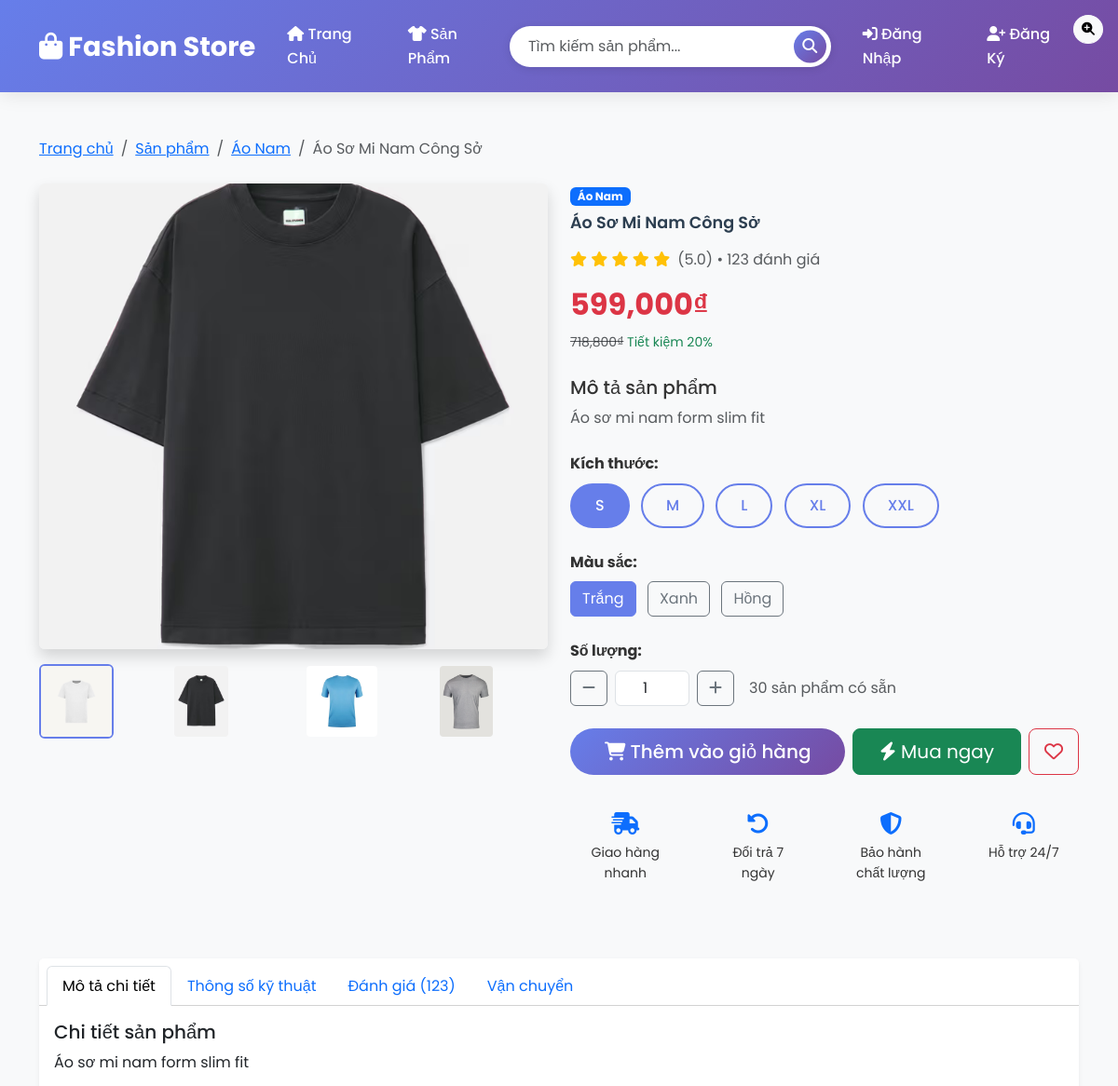
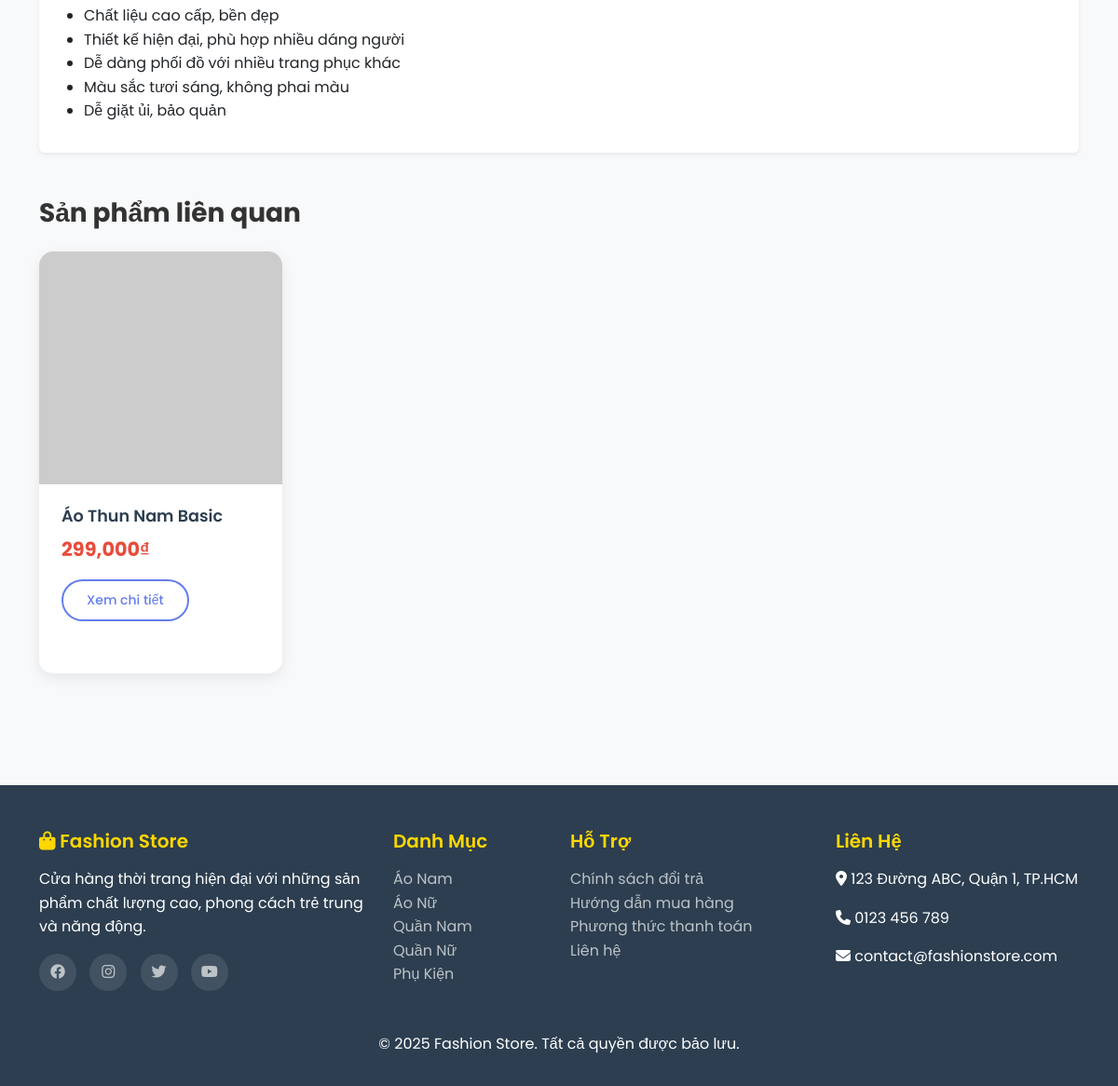
The app's page /product/2 with its own data (2 pictures, top to bottom).
### tables this page shows
CREATE TABLE categories (
            id INTEGER PRIMARY KEY AUTOINCREMENT,
            name TEXT UNIQUE NOT NULL,
            description TEXT,
            created_at TIMESTAMP DEFAULT CURRENT_TIMESTAMP
        );

CREATE TABLE products (
            id INTEGER PRIMARY KEY AUTOINCREMENT,
            name TEXT NOT NULL,
            description TEXT,
            price REAL NOT NULL,
            category_id INTEGER,
            image_url TEXT,
            stock INTEGER DEFAULT 0,
            size TEXT,
            color TEXT,
            created_at TIMESTAMP DEFAULT CURRENT_TIMESTAMP,
            FOREIGN KEY (category_id) REFERENCES categories (id)
        );

### app.py (the view)
    def product_detail(self, product_id):
        conn = self.get_db_connection()
        product = conn.execute('''
            SELECT p.*, c.name as category_name
            FROM products p
            LEFT JOIN categories c ON p.category_id = c.id
            WHERE p.id=?
        ''', (product_id,)).fetchone()
        if not product:
            flash('Sản phẩm không tồn tại!')
            return redirect(url_for('products'))
        related = conn.execute('''
            SELECT p.*, c.name as category_name
            FROM products p
            LEFT JOIN categories c ON p.category_id = c.id
            WHERE p.category_id=? AND p.id!=?
            LIMIT 4
        ''', (product['category_id'], product_id)).fetchall()
        conn.close()
        return render_template('product_detail.html', product=product, related_products=related)

### app.py (called while the page is built)
    def get_db_connection(self):
        conn = sqlite3.connect(self.db_path)
        conn.row_factory = sqlite3.Row  # cho phép truy xuất theo tên cột
        return conn

### templates/product_detail.html (shortened to what this page needs)
{% extends "base.html" %}
{% block content %}
<div class="container">
    <nav aria-label="breadcrumb" class="mb-4">
        <ol class="breadcrumb">
            <li class="breadcrumb-item"><a href="{{ url_for('index') }}">Trang chủ</a></li>
            <li class="breadcrumb-item"><a href="{{ url_for('products') }}">Sản phẩm</a></li>
            {% if product.category_name %}
            <li class="breadcrumb-item"><a href="{{ url_for('products', category=product.category_id) }}">{{ product.category_name }}</a></li>
            {% endif %}
            <li class="breadcrumb-item active">{{ product.name }}</li>
        </ol>
    </nav>
    <div class="row">
        <div class="col-lg-6 mb-4">
            <div class="product-images">
                <div class="main-image mb-3">
                    <img id="mainImage" src="/static/images/aothunnambassic.jpg" class="img-fluid rounded shadow"
                         alt="{{ product.name }}" style="width: 100%; height: 500px; object-fit: cover;"
                         onerror="this.src='https://via.placeholder.com/500x500/667eea/ffffff?text={{ product.name }}'">
                    <div class="position-absolute top-0 end-0 m-3">
                        <button class="btn btn-light btn-sm rounded-circle" onclick="zoomImage()">
                            <i class="fas fa-search-plus"></i>
                        </button>
                    </div>
                </div>
                <div class="thumbnail-images">
                    <div class="row">
                        <div class="col-3">
                            <img src="/static/images/aothunnambassictrang.jpg" class="img-fluid rounded thumbnail active"
                                 onclick="changeImage(this.src)" style="cursor: pointer; height: 80px; object-fit: cover;">
                        </div>
                        <div class="col-3">
                            <img src="/static/images/aothunnambassic.jpg"
                                 class="img-fluid rounded thumbnail" onclick="changeImage(this.src)"
                                 style="cursor: pointer; height: 80px; object-fit: cover;">
                        </div>
                        <div class="col-3">
                            <img src="/static/images/aothunnambassicxanh.jpg"
                                 class="img-fluid rounded thumbnail" onclick="changeImage(this.src)"
                                 style="cursor: pointer; height: 80px; object-fit: cover;">
                        </div>
                        <div class="col-3">
                            <img src="/static/images/aothunnambassicxam.jpg"
                                 class="img-fluid rounded thumbnail" onclick="changeImage(this.src)"
                                 style="cursor: pointer; height: 80px; object-fit: cover;">
                        </div>
                    </div>
                </div>
            </div>
        </div>
        <div class="col-lg-6">
            <div class="product-info">
                {% if product.category_name %}
                <span class="badge bg-primary mb-2">{{ product.category_name }}</span>
                {% endif %}
                <h1 class="product-title mb-3">{{ product.name }}</h1>
                <div class="rating mb-3">
                    <div class="d-flex align-items-center">
                        <div class="stars me-2">
                            <i class="fas fa-star text-warning"></i>
                            <i class="fas fa-star text-warning"></i>
                            <i class="fas fa-star text-warning"></i>
                            <i class="fas fa-star text-warning"></i>
                            <i class="fas fa-star text-warning"></i>
                        </div>
                        <span class="text-muted">(5.0) • 123 đánh giá</span>
                    </div>
                </div>
                <div class="price mb-4">
                    <h2 class="text-danger fw-bold">{{ "{:,.0f}".format(product.price) }}₫</h2>
                    <small class="text-muted"><del>{{ "{:,.0f}".format(product.price * 1.2) }}₫</del> <span class="text-success">Tiết kiệm 20%</span></small>
                </div>
                <div class="description mb-4">
                    <h5>Mô tả sản phẩm</h5>
                    <p class="text-muted">{{ product.description }}</p>
                </div>
                <form id="addToCartForm" class="product-options">
                    {% if product.size %}
                    <div class="mb-3">
                        <label class="form-label fw-bold">Kích thước:</label>
                        <div class="size-options">
                            {% for size in product.size.split(',') %}
                            <label class="btn btn-outline-primary me-2 mb-2" for="size{{ loop.index }}">{{ size.strip() }}</label>
                            {% endfor %}
                        </div>
                    </div>
                    {% endif %}
                    {% if product.color %}
                    <div class="mb-3">
                        <label class="form-label fw-bold">Màu sắc:</label>
                        <div class="color-options">
                            {% for color in product.color.split(',') %}
                            <label class="btn btn-outline-secondary me-2 mb-2" for="color{{ loop.index }}">{{ color.strip() }}</label>
                            {% endfor %}
                        </div>
                    </div>
                    {% endif %}
                    <div class="mb-4">
                        <label class="form-label fw-bold">Số lượng:</label>
                        <div class="quantity-selector d-flex align-items-center">
                            <button type="button" class="btn btn-outline-secondary" onclick="changeQuantity(-1)">
                                <i class="fas fa-minus"></i>
                            </button>
                            <input type="number" id="quantity" name="quantity" class="form-control mx-2 text-center"
                                   value="1" min="1" max="{{ product.stock }}" style="width: 80px;">
                            <button type="button" class="btn btn-outline-secondary" onclick="changeQuantity(1)">
                                <i class="fas fa-plus"></i>
                            </button>
                            <span class="ms-3 text-muted">{{ product.stock }} sản phẩm có sẵn</span>
                        </div>
                    </div>
                    <div class="action-buttons mb-4">
                        {% if product.stock > 0 %}
                        <div class="d-grid gap-2 d-md-flex">
                            <button type="submit" class="btn btn-primary btn-lg flex-grow-1">
                                <i class="fas fa-shopping-cart"></i> Thêm vào giỏ hàng
                            </button>
                            <button type="button" class="btn btn-success btn-lg flex-grow-1">
                                <i class="fas fa-bolt"></i> Mua ngay
                            </button>
                            <button type="button" class="btn btn-outline-danger btn-lg" onclick="toggleWishlist()">
                                <i class="far fa-heart" id="wishlistIcon"></i>
                            </button>
                        </div>
                        {% else %}
                        <div class="d-grid">
                            <button class="btn btn-secondary btn-lg" disabled>
                                <i class="fas fa-times"></i> Hết hàng
                            </button>
                        </div>
                        {% endif %}
                    </div>
                </form>
                <div class="product-features">
                    <div class="row text-center">
                        <div class="col-6 col-md-3 mb-3">
                            <div class="feature-item p-3">
                                <i class="fas fa-shipping-fast text-primary mb-2" style="font-size: 1.5rem;"></i>
                                <p class="small mb-0">Giao hàng nhanh</p>
                            </div>
                        </div>
                        <div class="col-6 col-md-3 mb-3">
                            <div class="feature-item p-3">
                                <i class="fas fa-undo-alt text-primary mb-2" style="font-size: 1.5rem;"></i>
                                <p class="small mb-0">Đổi trả 7 ngày</p>
                            </div>
                        </div>
                        <div class="col-6 col-md-3 mb-3">
                            <div class="feature-item p-3">
                                <i class="fas fa-shield-alt text-primary mb-2" style="font-size: 1.5rem;"></i>
                                <p class="small mb-0">Bảo hành chất lượng</p>
                            </div>
                        </div>
                        <div class="col-6 col-md-3 mb-3">
                            <div class="feature-item p-3">
                                <i class="fas fa-headset text-primary mb-2" style="font-size: 1.5rem;"></i>
                                <p class="small mb-0">Hỗ trợ 24/7</p>
                            </div>
                        </div>
                    </div>
                </div>
            </div>
        </div>
    </div>
    <div class="row mt-5">
        <div class="col-12">
            <div class="card border-0 shadow-sm">
                <div class="card-header bg-white">
                    <ul class="nav nav-tabs card-header-tabs" id="productTabs">
                        <li class="nav-item">
                            <a class="nav-link active" href="#description" data-bs-toggle="tab">Mô tả chi tiết</a>
                        </li>
                        <li class="nav-item">
                            <a class="nav-link" href="#specifications" data-bs-toggle="tab">Thông số kỹ thuật</a>
                        </li>
                        <li class="nav-item">
                            <a class="nav-link" href="#reviews" data-bs-toggle="tab">Đánh giá (123)</a>
                        </li>
                        <li class="nav-item">
                            <a class="nav-link" href="#shipping" data-bs-toggle="tab">Vận chuyển</a>
                        </li>
                    </ul>
                </div>
                <div class="card-body">
                    <div class="tab-content">
                        <div class="tab-pane fade show active" id="description">
                            <h5>Chi tiết sản phẩm</h5>
                            <p>{{ product.description }}</p>
                            <ul>
                                <li>Chất liệu cao cấp, bền đẹp</li>
                                <li>Thiết kế hiện đại, phù hợp nhiều dáng người</li>
                                <li>Dễ dàng phối đồ với nhiều trang phục khác</li>
                                <li>Màu sắc tươi sáng, không phai màu</li>
                                <li>Dễ giặt ủi, bảo quản</li>
                            </ul>
                        </div>
                    </div>
                </div>
            </div>
        </div>
    </div>
    {% if related_products %}
    <div class="row mt-5">
        <div class="col-12">
            <h3 class="fw-bold mb-4">Sản phẩm liên quan</h3>
            <div class="row">
                {% for related in related_products %}
                <div class="col-md-6 col-lg-3 mb-4">
                    <div class="product-card h-100">
                        <img src="{{ related.image_url }}" class="card-img-top" alt="{{ related.name }}"
                             onerror="this.src='https://via.placeholder.com/300x250/667eea/ffffff?text=Fashion+Item'">
                        <div class="card-body">
                            <h6 class="product-title">{{ related.name }}</h6>
                            <p class="product-price">{{ "{:,.0f}".format(related.price) }}₫</p>
                            <a href="{{ url_for('product_detail', product_id=related.id) }}" class="btn btn-outline-primary btn-sm">
                                Xem chi tiết
                            </a>
                        </div>
                    </div>
                </div>
                {% endfor %}
            </div>
        </div>
    </div>
    {% endif %}
</div>
{% endblock %}

### templates/base.html (style rules this page uses)
* { margin: 0; padding: 0; box-sizing: border-box; }
body { font-family: 'Poppins', sans-serif; line-height: 1.6; color: #333; background-color: #f8f9fa; }
.product-card { border: none; border-radius: 15px; overflow: hidden; transition: all 0.3s ease; box-shadow: 0 5px 15px rgba(0,0,0,0.08); margin-bottom: 2rem; background: white; }
.product-card img { width: 100%; height: 250px; object-fit: cover; transition: all 0.3s ease; }
.product-card .card-body { padding: 1.5rem; }
.product-title { font-weight: 600; color: #2c3e50; margin-bottom: 0.5rem; font-size: 1.1rem; }
.product-price { font-size: 1.3rem; font-weight: 700; color: #e74c3c; margin-bottom: 1rem; }
.btn-primary { background: linear-gradient(135deg, #667eea 0%, #764ba2 100%); border: none; border-radius: 25px; padding: 10px 25px; font-weight: 500; transition: all 0.3s ease; }
.btn-outline-primary { border: 2px solid #667eea; color: #667eea; border-radius: 25px; padding: 10px 25px; font-weight: 500; transition: all 0.3s ease; }

### templates/product_detail.html (style rules this page uses)
.thumbnail { border: 2px solid transparent; transition: all 0.3s ease; }
.thumbnail.active { border-color: #667eea; }
.feature-item { transition: all 0.3s ease; }
.btn-check:checked + .btn { background-color: #667eea; border-color: #667eea; color: white; }

### records on screen
categories: category_name "Áo Nam"
products: name "Áo Sơ Mi Nam Công Sở", price "599,000", product.price*1.2 "718,800", description "Áo sơ mi nam form slim fit", stock "30"
products: name "Áo Thun Nam Basic", price "299,000"

### other values on screen
{{ size.strip() }} "S" "M" "L" "XL" "XXL"
{{ color.strip() }} "Trắng" "Xanh" "Hồng"
